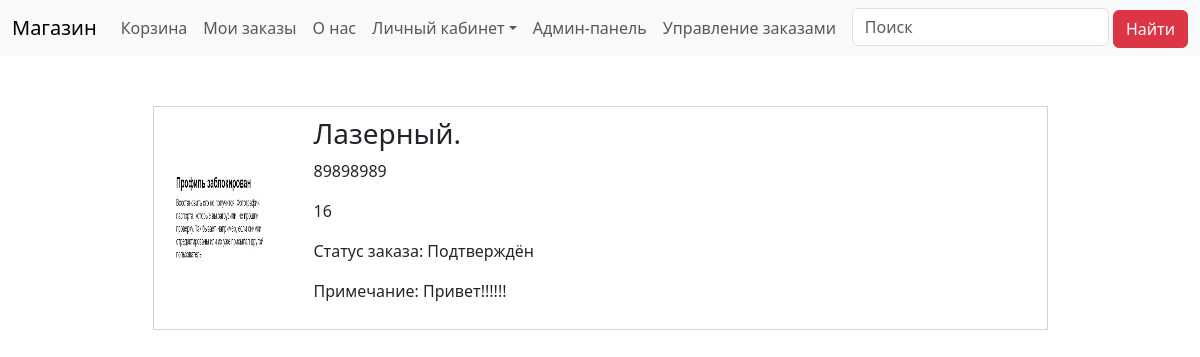
/order/1/ (signed in), run on the app's committed database.
### main/models.py (models this page shows)
class In_Order(models.Model):
	order = models.ForeignKey(Order, related_name="order_of_user", on_delete=models.CASCADE)
	prodcut = models.ForeignKey(Product, related_name='product_of_order', on_delete=models.CASCADE)
	quantity = models.PositiveIntegerField(default=1)

class Product(models.Model):
	title = models.CharField(max_length=55)
	price = models.PositiveIntegerField(default=0)
	categories = models.ManyToManyField("Category")
	image = models.ImageField(upload_to='photos')
	country = models.CharField(max_length=50)  # Новое поле для страны производителя
	manufacture_year = models.IntegerField()  # Новое поле для года производства
	model = models.CharField(max_length=50)  # Новое поле для модели товара
	availability = models.PositiveIntegerField(default=0)

class Order(models.Model):
	user = models.ForeignKey(User, related_name="order_user", on_delete=models.CASCADE)
	data = models.DateField(auto_now=True)
	id = models.IntegerField(unique=True, primary_key=True)
	total_cost = models.PositiveIntegerField(default=0)
	STATUS_CHOICES = (
		('Новый', 'Новый'),
		('Отменён', 'Отменен'),
		('Подтверждён', 'Подтвержден'),
	)
	status = models.CharField(max_length=20, choices=STATUS_CHOICES, default='Новый')
	massage = models.CharField(max_length=500, default='Примечание', null=True)

### main/views.py (the view)
# urls.py: path('order/<int:order_id>/',order_detail,name="order_detail"),
@login_required
def order_detail(request, order_id):
    order = get_object_or_404(Order, id=order_id)
    order_objects = In_Order.objects.filter(order=order)
    return render(request, "order_detail.html", {'order_objects': order_objects})

### main/templates/order_detail.html
{%extends 'base.html' %}
{%block content%}
<div class="cart-card-wrapper">
	{%for product in order_objects%}
	<div class="cart-card">
		<img src="{{product.prodcut.image.url}}" alt="" class="cart-img">
		<div class="card-body">
			<h3 class="cart-title">{{product.prodcut.title}}</h3>
			<p class="cart-text">{{product.prodcut.price}}</p>
			<p class="cart-text">{{product.quantity}}</p>
			<p class="cart-text">Статус заказа: {{ product.order.status }}</p>
			<p class="cart-text">Примечание: {{ product.order.massage }}</p>
		</div>
	</div>
	{%endfor%}
</div>
{%endblock%}

### main/static/main.css (style rules this page uses)
img { max-width: 100%; display: block; }
.cart-card-wrapper { max-width: 895px; margin: 0 auto; margin-top: 50px; }
.cart-card { width: 100%; border: 1px solid #d3d1d1; margin-bottom: 20px; display: flex; align-items: center; padding: 10px; }
.cart-img { width: 120px; height: 120px; padding: 5px; margin-right: 30px; }

### data on the page
In_Order: prodcut.image (picture), prodcut "Лазерный.", prodcut.price "89898989", quantity "16", order.status "Подтверждён", order.massage "Привет!!!!!!"
